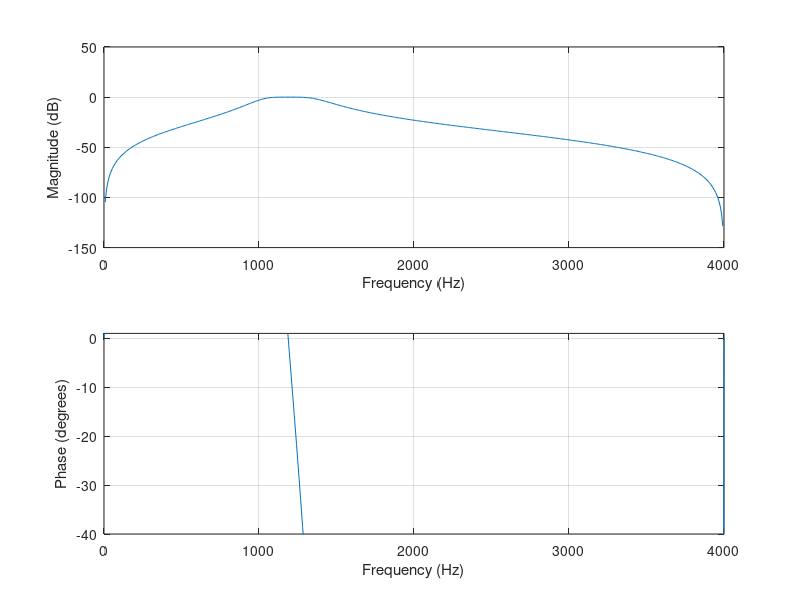

The MATLAB script that drew this image: (Note: this script raises an error after producing the figure.)
% MATLAB Program 6.4 
% Application of bandpass filtering
fs=8000;                  % sampling rate
freqz([0.0201 0.00 -0.0402 0 0.0201],[1 -2.1192 2.6952 -1.6924 0.6414],512,fs);
axis([0 fs/2 -40 1]);                % frequency response of bandpass filter
figure
load speech.dat
y=filter([0.0201 0.00 -0.0402 0.0201],[1 -2.1192 2.6952 -1.6924 0.6414],speech);
subplot(2,1,1),plot(speech); grid;                     % filtering speech
ylabel('Origibal Samples')
title('Speech: We lost the golden chain.')
subplot(2,1,2),plot(y);grid
xlabel('Number of Samples');ylabel('Filtered Samples')
title('Bandpass filtered speech.')
figure
N=length(speech);
Axk=abs(fft(speech.*hamming(N)'))/N;  % one-side spectrum of speech
Ayk=abs(fft(y.*hamming(N)'))/N;           % on-side spectrum of filtered speech
f=[0:N/2]*fs/N; 
Axk(2:N)=2*Axk(2:N);Ayk(2:N)=2*Ayk(2:N);  % one-side spectra
subplot(2,1,1),plot(f,Axk(1:N/2+1));grid
ylabel('Amplitude spectrum Ak')
title('Original speech');
subplot(2,1,2),plot(f,Ayk(1:N/2+1));grid
ylabel('Amplitude spectrum Ak');xlabel('Frequency (Hz)');
title('Bandpass filtered speech');
